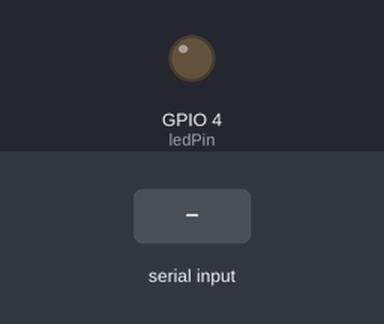
A sketch run on a simulated ESP32. On the bench: output pins drawn as LEDs (lit = HIGH). The test bench sets the inputs (shaded band). WiFi joins after 1.5 s; servers stay silent unless stated; no MQTT or app messages arrive unless stated; what the sketch prints to the serial monitor is not drawn.

Above: at 2.8 s.
2.9 s: "1" received over Serial
At 4.0 s:
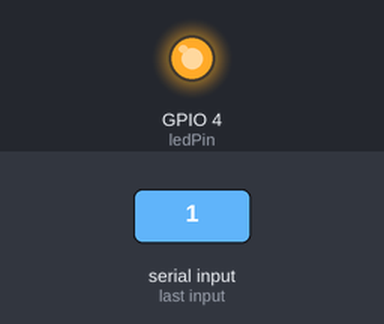
10.4 s: "0" received over Serial
At 10.9 s:
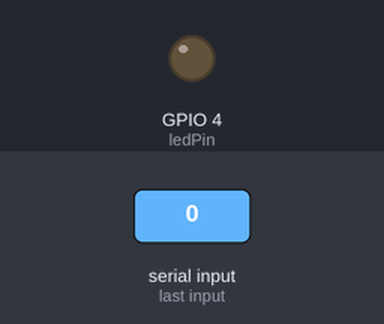
Timing chart, 0 to 12.9 s (numbered marks = the images above; inputs shaded):
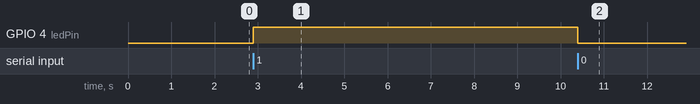

Measured:
- after the input at 2.9 s, GPIO 4 (ledPin): LOW → HIGH at once
- after the input at 10.4 s, GPIO 4 (ledPin): HIGH → LOW at once

The sketch:

listen_control_reconnect_lamp.ino
```cpp
#include <WiFi.h>
#include <PubSubClient.h>

/* ================== LED 与串口 ================== */
const int ledPin = 4;  // GPIO4，LOW=灭，HIGH=亮

/* ================== WiFi 配置 ================== */
const char* ssid     = "Netcore-DB56EE";
const char* password = "12345678";

/* ================== MQTT / ThingsBoard 配置 ================== */
const char* mqtt_server = "192.168.100.219";     // TB 服务器
const int   mqtt_port   = 1883;                  // 1883
const char* mqtt_topic  = "v1/devices/me/telemetry";
const char* TB_TOKEN    = "VG0qV4GynNvI3y7V7Ckx"; // 设备 Token
const char* mqtt_sub_topic = "v1/devices/me/rpc/request/+"; // 订阅控制主题

WiFiClient   wifiClient;
PubSubClient mqtt(wifiClient);

/* ================== 状态变量 ================== */
uint8_t ledState = 0;        // 0=灭，1=亮（物理状态）
uint8_t lastSent = 255;      // 上次已上报的状态
bool mqttNeedsReconnect = false;
unsigned long lastReconnectAttempt = 0;
const unsigned long RECONNECT_COOLDOWN = 5000;  // 重连冷却时间5秒

/* ================== 心跳控制 ================== */
unsigned long lastKeepaliveMs = 0;
const unsigned long KEEPALIVE_INTERVAL_MS = 30000;  // 30s 心跳
unsigned long lastPublishTime = 0;
const unsigned long PUBLISH_INTERVAL = 1000;  // 1秒发布间隔（避免频繁发布）

/* ================== MQTT回调函数（接收云端控制）================== */
void mqttCallback(char* topic, byte* payload, unsigned int length) {
  Serial.print("Message arrived [");
  Serial.print(topic);
  Serial.print("] ");

  // 将payload转为字符串
  char message[length + 1];
  memcpy(message, payload, length);
  message[length] = '\0';

  Serial.println(message);

  // 解析JSON消息，查找"method"字段
  // 简单解析：查找"setLed"或"setValue"
  String msg = String(message);

  if (msg.indexOf("\"method\":\"setLed\"") >= 0 ||
      msg.indexOf("\"method\":\"setValue\"") >= 0) {

    // 查找"params"字段的值
    int paramsStart = msg.indexOf("\"params\":");
    if (paramsStart >= 0) {
      paramsStart += 9; // 移动到值的位置
      int paramsEnd = msg.indexOf("}", paramsStart);
      if (paramsEnd > paramsStart) {
        String paramValue = msg.substring(paramsStart, paramsEnd);
        paramValue.trim();

        Serial.print("Parsed param value: ");
        Serial.println(paramValue);

        // 根据参数值控制灯
        if (paramValue == "true" || paramValue == "1" || paramValue == "\"on\"") {
          digitalWrite(ledPin, HIGH);
          ledState = 1;
          Serial.println("云端控制 -> 灯亮");
        } else if (paramValue == "false" || paramValue == "0" || paramValue == "\"off\"") {
          digitalWrite(ledPin, LOW);
          ledState = 0;
          Serial.println("云端控制 -> 灯灭");
        }
      }
    }
  }
}

/* ================== 快速MQTT连接 ================== */
bool quickMQTTConnect() {
  if (mqtt.connected()) return true;

  if (WiFi.status() != WL_CONNECTED) {
    return false;
  }

  Serial.print("Connecting MQTT... ");

  String clientId = "ESP32-LAMP-" + String((uint32_t)ESP.getEfuseMac(), HEX);
  mqtt.setServer(mqtt_server, mqtt_port);
  mqtt.setCallback(mqttCallback);

  bool connected = mqtt.connect(
    clientId.c_str(),
    TB_TOKEN,
    NULL,
    NULL,
    0,
    0,
    NULL,
    true
  );

  if (connected) {
    Serial.println("connected");

    // 订阅控制主题
    if (mqtt.subscribe(mqtt_sub_topic)) {
      Serial.print("Subscribed to: ");
      Serial.println(mqtt_sub_topic);
    }

    mqttNeedsReconnect = false;
    return true;
  } else {
    Serial.print("failed, rc=");
    Serial.println(mqtt.state());
    mqttNeedsReconnect = true;
    return false;
  }
}

/* ================== 带冷却的重连 ================== */
bool reconnectIfNeeded() {
  if (!mqttNeedsReconnect) return mqtt.connected();

  unsigned long now = millis();
  if (now - lastReconnectAttempt < RECONNECT_COOLDOWN) {
    return mqtt.connected();
  }

  lastReconnectAttempt = now;

  if (quickMQTTConnect()) {
    mqttNeedsReconnect = false;
    Serial.println("MQTT reconnected");
    return true;
  }

  return false;
}

/* ================== WiFi连接 ================== */
void setupWiFi() {
  WiFi.mode(WIFI_STA);
  Serial.print("Connecting to WiFi ");
  Serial.print(ssid);
  Serial.println(" ...");

  WiFi.begin(ssid, password);

  int attempts = 0;
  while (WiFi.status() != WL_CONNECTED && attempts < 20) {
    delay(500);
    Serial.print(".");
    attempts++;
  }

  if (WiFi.status() == WL_CONNECTED) {
    Serial.println("\nWiFi connected");
    Serial.print("IP Address: ");
    Serial.println(WiFi.localIP());
    Serial.print("RSSI: ");
    Serial.println(WiFi.RSSI());
  } else {
    Serial.println("\nWiFi connection failed");
  }
}

/* ================== 发布状态函数（带重连）================== */
bool publishTeng(uint8_t physicalState) {
  unsigned long now = millis();

  // 1. 检查发布间隔
  if (now - lastPublishTime < PUBLISH_INTERVAL) {
    return false;
  }

  // 2. 确保MQTT连接
  if (!quickMQTTConnect()) {
    mqttNeedsReconnect = true;
    Serial.println("MQTT not ready, skip publish");
    return false;
  }

  // 3. 关键修改：物理状态与teng值映射
  // 物理亮(1) -> teng=0 (Dashboard显示红点)
  // 物理灭(0) -> teng=1 (Dashboard显示灰点)
  uint8_t tengValue = (physicalState == 0) ? 1 : 0;

  // 4. 快速构建JSON
  char payload[50];
  snprintf(payload, sizeof(payload), "{\"TENG\":%d}", tengValue);

  Serial.print("物理灯状态: ");
  Serial.print(physicalState == 1 ? "亮" : "灭");
  Serial.print(" -> 发送TENG: ");
  Serial.print(tengValue);
  Serial.print(" -> ");

  // 5. 发布
  bool ok = mqtt.publish(mqtt_topic, payload);

  if (ok) {
    Serial.println("SUCCESS");
    lastPublishTime = now;
    return true;
  } else {
    Serial.println("FAILED");
    mqttNeedsReconnect = true;

    // 发布失败时立即断开
    if (mqtt.connected()) {
      mqtt.disconnect();
    }

    return false;
  }
}

/* ================== Arduino 标准入口 ================== */
void setup() {
  pinMode(ledPin, OUTPUT);
  digitalWrite(ledPin, LOW);     // 初始灯灭
  ledState = 0;

  Serial.begin(115200);
  delay(100);

  Serial.println("\n\n==================================");
  Serial.println("   ESP32 智能灯控系统 - 增强版");
  Serial.println("==================================");
  Serial.println("串口发 '1' 亮, '0' 灭");
  Serial.println("映射关系: 物理亮(1) -> teng=0, 物理灭(0) -> teng=1");
  Serial.println("支持云端控制和自动重连");
  Serial.println("==================================\n");

  // 初始化网络
  setupWiFi();

  // 初始MQTT连接
  if (quickMQTTConnect()) {
    Serial.println("MQTT initialized");
  }

  // 上电后先上报一次初始状态
  publishTeng(ledState);
  lastSent = ledState;
  lastKeepaliveMs = millis();
  lastPublishTime = millis();
}

/* ================== 主循环 ================== */
void loop() {
  unsigned long now = millis();

  // 1. MQTT处理（快速）
  if (mqtt.connected()) {
    mqtt.loop();
  }

  // 2. 重连检查（每秒一次）
  static unsigned long lastReconnectCheck = 0;
  if (now - lastReconnectCheck > 1000) {
    lastReconnectCheck = now;
    reconnectIfNeeded();
  }

  // 3. 读取串口：'1'->亮，'0'->灭
  while (Serial.available()) {
    char c = Serial.read();
    if (c == '1') {
      digitalWrite(ledPin, HIGH);
      ledState = 1;
      Serial.println("收到 1 -> 灯亮");
    } else if (c == '0') {
      digitalWrite(ledPin, LOW);
      ledState = 0;
      Serial.println("收到 0 -> 灯灭");
    } else if (c == 's') {
      // 手动触发状态上报
      Serial.println("手动触发状态上报");
      publishTeng(ledState);
    }
  }

  // 4. 状态变化立即上报 TENG
  if (ledState != lastSent) {
    if (publishTeng(ledState)) {
      lastSent = ledState;
    }
  }

  // 5. 周期性心跳上报
  if (now - lastKeepaliveMs >= KEEPALIVE_INTERVAL_MS) {
    Serial.println("心跳上报...");
    publishTeng(ledState);
    lastKeepaliveMs = now;
  }

  // 6. 系统状态显示（每分钟一次）
  static unsigned long lastStatusTime = 0;
  if (now - lastStatusTime > 60000) {
    lastStatusTime = now;

    Serial.println("\n=== 系统状态 ===");
    Serial.printf("WiFi: %s (RSSI: %d)\n",
                  WiFi.status() == WL_CONNECTED ? "已连接" : "断开",
                  WiFi.RSSI());
    Serial.printf("MQTT: %s\n",
                  mqtt.connected() ? "已连接" : "断开");
    Serial.printf("需要重连: %s\n", mqttNeedsReconnect ? "是" : "否");
    Serial.printf("灯状态: %s\n", ledState == 1 ? "亮" : "灭");
    Serial.printf("运行时间: %.1f 分钟\n", now / 60000.0);
    Serial.println("================\n");
  }

  // 7. 最小延迟
  delay(2);
}
```
